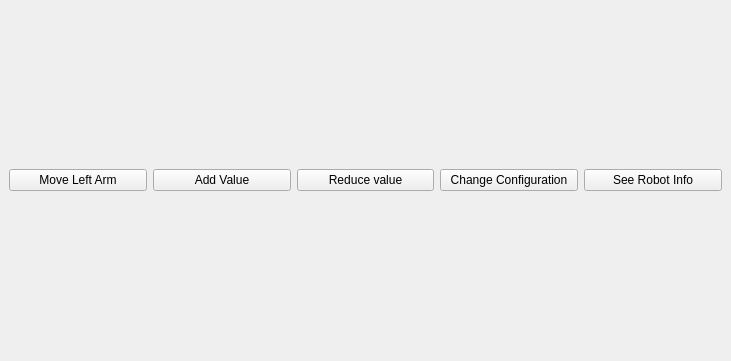
<?xml version="1.0" encoding="UTF-8"?>
<ui version="4.0">
 <class>MyPluginTab</class>
 <widget class="QDockWidget" name="MyPluginTab">
  <property name="geometry">
   <rect>
    <x>0</x>
    <y>0</y>
    <width>731</width>
    <height>361</height>
   </rect>
  </property>
  <property name="windowTitle">
   <string>Edit and Clear Tab</string>
  </property>
  <widget class="QWidget" name="dockWidgetContents">
   <layout class="QHBoxLayout" name="horizontalLayout">
    <item>
     <widget class="QPushButton" name="pushButtonMoveLeftArm">
      <property name="text">
       <string>Move Left Arm</string>
      </property>
     </widget>
    </item>
    <item>
     <widget class="QPushButton" name="pushButtonAdd">
      <property name="text">
       <string>Add Value</string>
      </property>
     </widget>
    </item>
    <item>
     <widget class="QPushButton" name="pushButtonReduce">
      <property name="text">
       <string>Reduce value</string>
      </property>
     </widget>
    </item>
    <item>
     <widget class="QPushButton" name="pushButtonSetStartConfiguration">
      <property name="text">
       <string>Change Configuration</string>
      </property>
     </widget>
    </item>
    <item>
     <widget class="QPushButton" name="seeRobotInfo">
      <property name="text">
       <string>See Robot Info</string>
      </property>
     </widget>
    </item>
   </layout>
  </widget>
 </widget>
 <resources/>
 <connections/>
 <slots>
  <slot>testslot()</slot>
 </slots>
</ui>
